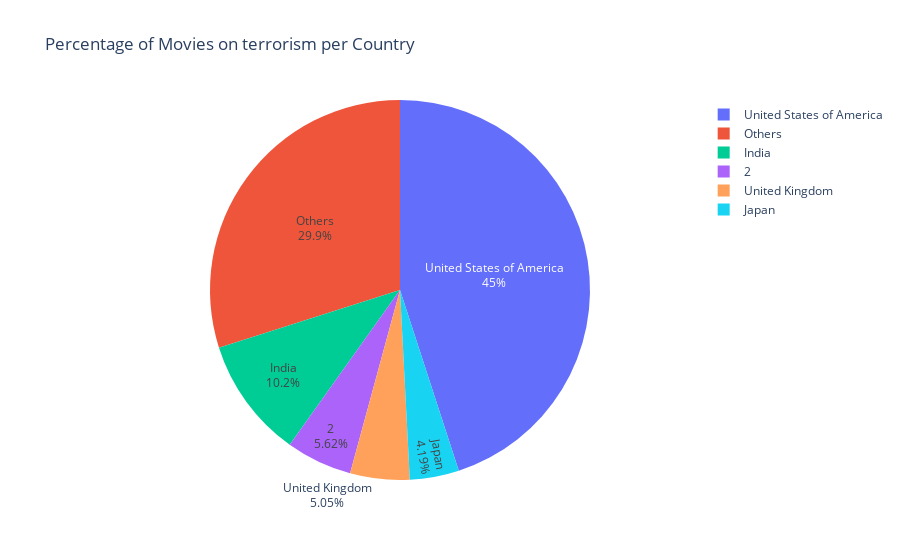

Write notebook code for a chart like this one.
### Markdown cell above
Since the pie-chart is too dense, we choose to group the movies co-produced by several countries. We keep the n most represented countries in the visualisation.

### Code cell
def plot_interactive_pie(df, column, title, n):
    counts = df[column].value_counts()
    # Keep the top n and sum the rest under "Others"
    top_counts = counts[:n]
    top_counts['Others'] = counts[n:].sum()
    fig = px.pie(values=top_counts, names=top_counts.index, title=title)
    fig.update_traces(textinfo='percent+label')
    fig.show()

plot_interactive_pie(df_terrorism_summaries, 'Countries', 'Percentage of Movies on terrorism per Country', 5)

### Figure 1 — Plotly figure (JSON) as saved in the notebook; plotly's stock layout.template omitted (floating-point values rounded to 4 significant figures)
{"data": [{"domain": {"x": [0, 1], "y": [0, 1]}, "hovertemplate": "label=%{label}<br>value=%{value}<extra></extra>", "labels": ["United States of America", "India", "", "United Kingdom", "Japan", "Others"], "legendgroup": "", "name": "", "showlegend": true, "textinfo": "percent+label", "type": "pie", "values": [3881, 883, 485, 436, 361, 2580]}], "layout": {"legend": {"tracegroupgap": 0}, "title": {"text": "Percentage of Movies on terrorism per Country"}}}
